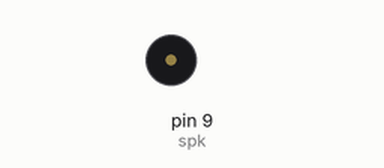
This sketch was run on a simulated Arduino Uno, built with avr-gcc and run on an emulated ATmega328P. Parts: buzzer (waves = sounding).

Above: at 0.1 s.
At 3.1 s:
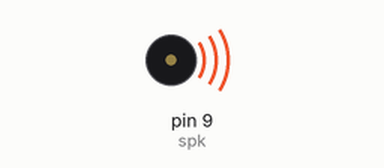
Timing chart, 0 to 4.6 s (numbered marks = the images above):
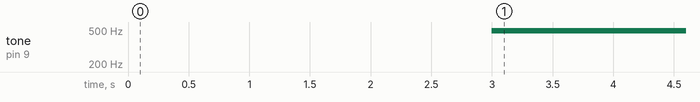

The sketch:

klaxon.ino
```cpp
const int spk = 9;
int x = 0;


void setup()  {
  // declare pin 9 to be an output:
  pinMode(spk, OUTPUT);
 }

void loop()  {
  beep();
  x = (x+1)%256;
  delay (2000);
}

void beep(){
  analogWrite(spk,x);      // x va prendre une valeur differente à chaque tour
  delay (1000);
  analogWrite(spk,0);
}
```

Measured:
- by itself, tone on pin 9 (spk): silent → 490 Hz at 3.0 s
